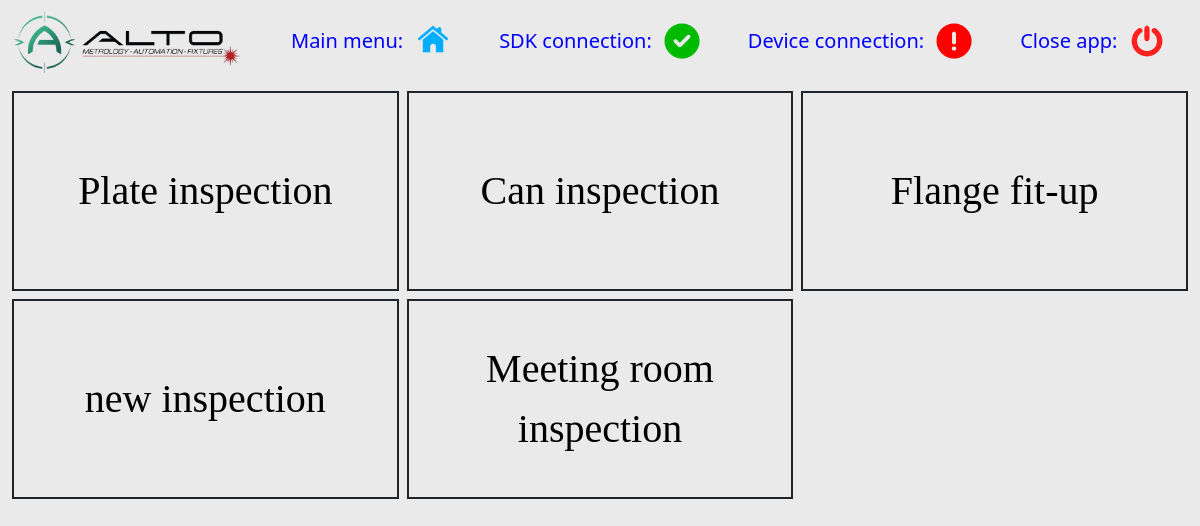
/home/, run on the app's committed database.
### user_interface/models.py (models this page shows, shortened)
class MainFunction(models.Model):
    name = models.CharField(blank=False, max_length=200)
    view_name = models.CharField(blank=False, max_length=200)

### user_interface/views.py (the view)
# urls.py: path('home/', HomePage.as_view(), name='home'),
class HomePage(ListView):
    template_name = 'user_interface/home.html'
    model = MainFunction

### user_interface/templates/user_interface/home.html
{% extends "user_interface/base.html" %}
{% load static %}
{% block page_css %}
<link rel="stylesheet" href="{% static 'user_interface/home.css' %}">
{% endblock %}
{% block content %}
    <div class="container-fluid text-center">
      <div class="row row-cols-3 g-2">
        {% for function in object_list %}
        <div class="col">
          <div class="function">
              {% if function.view_name %}
              <a href="{% url 'fill_form' pk=function.pk %}">{{ function.name }}</a>
              {% else %}
              <a href="">{{ function.name }}</a>
              {% endif %}
          </div>
        </div>
        {% endfor %}
      </div>
    </div>
{% endblock %}

### user_interface/static/user_interface/base.css (style rules this page uses)
body { background-color: #EAEAEA; margin: 0px; height: 100vh; overflow: hidden; }

### user_interface/static/user_interface/home.css (style rules this page uses)
.function { height: 200px; align-content: center; font-size: 40px; font-family: "Arial-Bold"; border: solid; border-width: 2px; padding: 0px; }
a { display: block; height: 100%; width: 100%; text-decoration: none; align-content: center; color: black; text-decoration: none; padding: 0px; margin: 0px; }

### data on the page
MainFunction: name "Plate inspection"
MainFunction: name "Can inspection"
MainFunction: name "Flange fit-up"
MainFunction: name "new inspection"
MainFunction: name "Meeting room inspection"
